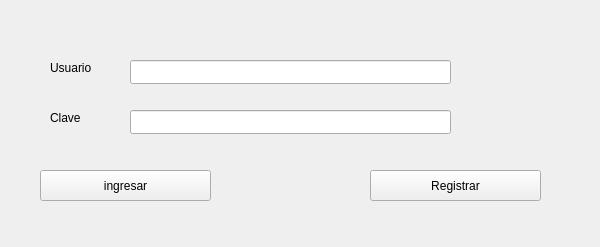
<?xml version="1.0" encoding="UTF-8"?>
<ui version="4.0">
 <class>login</class>
 <widget class="QWidget" name="login">
  <property name="geometry">
   <rect>
    <x>0</x>
    <y>0</y>
    <width>600</width>
    <height>247</height>
   </rect>
  </property>
  <property name="windowTitle">
   <string>login</string>
  </property>
  <widget class="QLabel" name="lUsuario">
   <property name="geometry">
    <rect>
     <x>50</x>
     <y>60</y>
     <width>49</width>
     <height>16</height>
    </rect>
   </property>
   <property name="text">
    <string>Usuario</string>
   </property>
  </widget>
  <widget class="QLabel" name="lClave">
   <property name="geometry">
    <rect>
     <x>50</x>
     <y>110</y>
     <width>49</width>
     <height>16</height>
    </rect>
   </property>
   <property name="text">
    <string>Clave</string>
   </property>
  </widget>
  <widget class="QLineEdit" name="leUsuario">
   <property name="geometry">
    <rect>
     <x>130</x>
     <y>60</y>
     <width>321</width>
     <height>24</height>
    </rect>
   </property>
  </widget>
  <widget class="QLineEdit" name="leClave">
   <property name="enabled">
    <bool>true</bool>
   </property>
   <property name="geometry">
    <rect>
     <x>130</x>
     <y>110</y>
     <width>321</width>
     <height>24</height>
    </rect>
   </property>
   <property name="echoMode">
    <enum>QLineEdit::Password</enum>
   </property>
  </widget>
  <widget class="QPushButton" name="pbIngresar">
   <property name="geometry">
    <rect>
     <x>40</x>
     <y>170</y>
     <width>171</width>
     <height>31</height>
    </rect>
   </property>
   <property name="text">
    <string>ingresar</string>
   </property>
  </widget>
  <widget class="QPushButton" name="pbRegistrar">
   <property name="geometry">
    <rect>
     <x>370</x>
     <y>170</y>
     <width>171</width>
     <height>31</height>
    </rect>
   </property>
   <property name="text">
    <string>Registrar</string>
   </property>
  </widget>
 </widget>
 <resources/>
 <connections/>
</ui>
